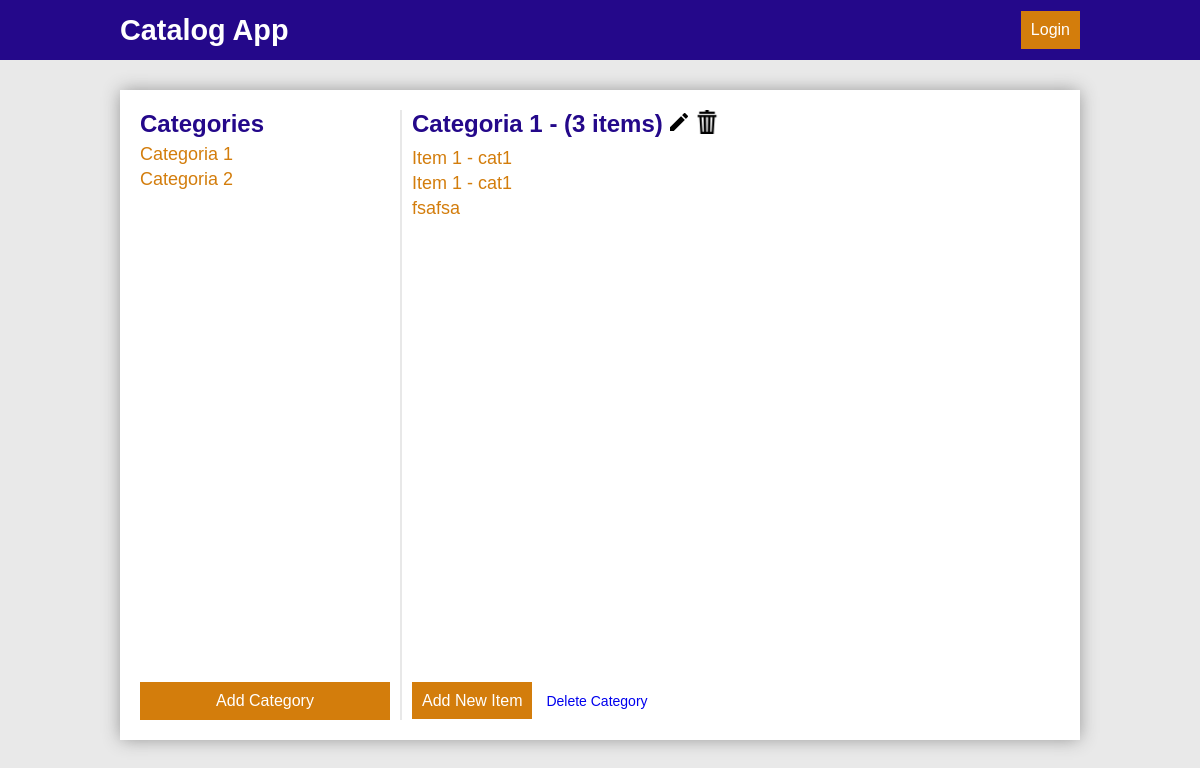
Screenshot of /catalog/Categoria 1/1/items with the database file from the repository.
### models.py (models this page shows, shortened)
class Category(Base):
    __tablename__ = 'category'
    id = Column(Integer, primary_key=True)
    title = Column(String(120), nullable=False)
    user_id = Column(Integer, ForeignKey('user.id'))
    user = relationship(User)
    created_at = Column(TIMESTAMP, default=datetime.utcnow, nullable=False)
    updated_at = Column(TIMESTAMP, default=datetime.utcnow,
                        onupdate=datetime.utcnow, nullable=False)

class Item(Base):
    __tablename__ = 'item'
    id = Column(Integer, primary_key=True)
    title = Column(String(120), nullable=False)
    description = Column(String(400), nullable=False)
    user_id = Column(Integer, ForeignKey('user.id'))
    user = relationship(User)
    created_at = Column(TIMESTAMP, default=datetime.utcnow, nullable=False)
    updated_at = Column(TIMESTAMP, default=datetime.utcnow,
                        onupdate=datetime.utcnow, nullable=False)
    categoryId = Column(Integer, ForeignKey('category.id'))
    category = relationship(Category)

### main.py (the view)
@app.route("/catalog/<string:categoryTitle>/<int:categoryId>/items")
def showCatalogItems(categoryTitle, categoryId):
    categories = session.query(Category).all()
    items = session.query(Item).order_by(
        Item.created_at).filter_by(categoryId=categoryId).all()
    category = session.query(Category).filter_by(id=categoryId).one()
    itemsCount = session.query(Item).filter_by(categoryId=categoryId).count()
    return render_template('items.html', categories=categories, items=items, itemsCount=itemsCount, category=category)

### templates/items.html
{% extends "layout.html" %} {% block title %}Index{% endblock %} {% block head %} {{ super() }} {% endblock %}{%block navbar%}{{
super() }}{%endblock%}{% block content %}
<aside id="side">
    <div>
        <h3>Categories</h3>
        <ul>
            {% for c in categories %}
            <li>
                <a href="{{url_for('showCatalogItems', categoryTitle = c.title, categoryId = c.id)}}" class="list-item">{{c.title}}</a>
            </li>
            {% endfor %}
        </ul>
    </div>
    <a href="{{url_for('newCategory')}}" class="btn btn-primary">Add Category</a>
</aside>
<div id="line"></div>
<article id="article" class="main">
    <div>
        <div id="top-article">
            <h2>{{category.title}} - ({{itemsCount}} items) </h2>
            <a href="{{url_for('editCategory', categoryId = category.id)}}" class="icon">
                <img src="{{url_for('static', filename='edit.png')}}" alt="">
            </a>
            <a href="{{url_for('deleteCategory', categoryId = category.id)}}" class="icon">
                <img src="{{url_for('static', filename='delete.png')}}" alt="">
            </a>
        </div>
        <ul>
            {% for i in items %}
            <li>
                <a href="{{url_for('showItem', catalogItemId = i.category.id, itemId = i.id)}}" class="list">{{i.title}}
            </li>
            {% endfor %}
        </ul>
    </div>
    <div id="buttons">
        <a href="{{url_for('newItem')}}" class="btn btn-primary">Add New Item</a>
        <a href="{{url_for('deleteCategory', categoryId = category.id)}}" id="delete-category">Delete Category</a>
    </div>
</article>
{% endblock %}

### static/style.css (style rules this page uses)
* { box-sizing: border-box; margin: 0; font-family: Verdana, Geneva, Tahoma, sans-serif; }
body { background-color: #e9e9e9; }
ul { padding: 0; list-style-type: none; }
li a { font-size: 18px; text-decoration: none; display: block; color: #d37d0c; margin-bottom: 4px; }
.btn { border: 0em; color: #ffffff; padding: 10px 10px; font-size: 16px; text-decoration: none; color: #ffffff; text-align: center; }
.btn-primary { background-color: #d37d0c; }
.main { min-height: 75vh; }
.main h2 { font-size: 24px; color: #24088a; margin-bottom: 10px; }
.main { font-size: 14px; color: #383838; margin-bottom: 10px; }
#side { display: flex; justify-content: space-between; flex-direction: column; width: 250px; }
#side h3 { font-size: 24px; color: #24088a; margin-bottom: 6px; }
#side li { display: flex; align-items: center; }
#side .list-item { flex-grow: 1; }
#line { width: 2px; background-color: #cccccc73; margin: 0 10px; }
#article { flex-grow: 1; display: flex; justify-content: space-between; flex-direction: column; }
#top-article { display: flex; }
.icon img { width: 24px; margin-left: 4px; }
#delete-category { text-decoration: none; margin-left: 10px; }

### rows the page displays
Category: title "Categoria 1"
Category: title "Categoria 2"
Item: title "Item 1 - cat1"
Item: title "Item 1 - cat1"
Item: title "fsafsa"

### other values shown
{{ itemsCount }} "3"
